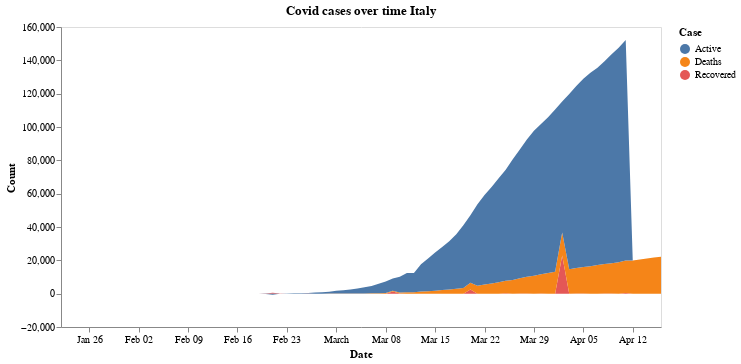

The notebook cell this image was saved under:
### Markdown cell above
### Cases in Italy

### Code cell
cases_over_time('Italy')

### Figure 1 — Vega-Lite specification as saved in the notebook (floating-point values rounded to 4 significant figures; data arrays with more than 128 entries replaced by an {"elided": "..."} marker saying what was removed)
{"config": {"view": {"continuousWidth": 400, "continuousHeight": 300}, "axis": {"grid": false}}, "data": {"name": "data-8d3eac55b7d0b557e49f354c0a2d8a5d"}, "mark": "area", "encoding": {"color": {"type": "nominal", "field": "Case"}, "x": {"type": "temporal", "field": "Date"}, "y": {"type": "quantitative", "field": "Count"}}, "title": "Covid cases over time Italy", "width": 600, "$schema": "https://vega.github.io/schema/vega-lite/v4.8.1.json", "datasets": {"data-8d3eac55b7d0b557e49f354c0a2d8a5d": {"elided": "258 records"}}}
